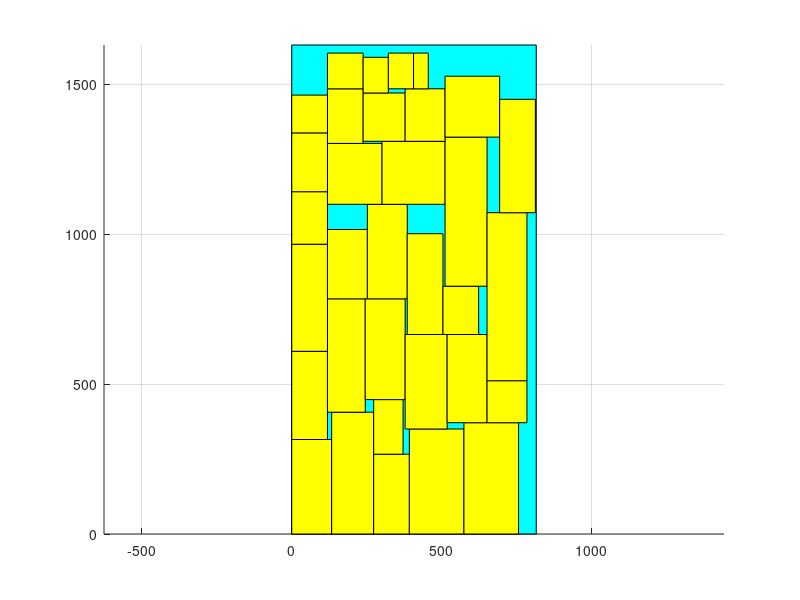

Write the MATLAB code that produced this figure.
axis equal;
hold on;
grid on;
block_x=[0 0 815 815 0];
block_y=[0 1630 1630 0 0];
fill(block_x, block_y, 'c');
block_x=[0 0 133 133 0];
block_y=[0 315 315 0 0];
fill(block_x, block_y, 'y');
block_x=[133 133 273 273 133];
block_y=[0 406 406 0 0];
fill(block_x, block_y, 'y');
block_x=[0 0 119 119 0];
block_y=[315 609 609 315 315];
fill(block_x, block_y, 'y');
block_x=[273 273 392 392 273];
block_y=[0 266 266 0 0];
fill(block_x, block_y, 'y');
block_x=[119 119 245 245 119];
block_y=[406 784 784 406 406];
fill(block_x, block_y, 'y');
block_x=[0 0 119 119 0];
block_y=[609 966 966 609 609];
fill(block_x, block_y, 'y');
block_x=[392 392 574 574 392];
block_y=[0 350 350 0 0];
fill(block_x, block_y, 'y');
block_x=[273 273 371 371 273];
block_y=[266 448 448 266 266];
fill(block_x, block_y, 'y');
block_x=[245 245 378 378 245];
block_y=[448 784 784 448 448];
fill(block_x, block_y, 'y');
block_x=[119 119 252 252 119];
block_y=[784 1015 1015 784 784];
fill(block_x, block_y, 'y');
block_x=[0 0 119 119 0];
block_y=[966 1141 1141 966 966];
fill(block_x, block_y, 'y');
block_x=[574 574 756 756 574];
block_y=[0 371 371 0 0];
fill(block_x, block_y, 'y');
block_x=[378 378 518 518 378];
block_y=[350 665 665 350 350];
fill(block_x, block_y, 'y');
block_x=[252 252 385 385 252];
block_y=[784 1099 1099 784 784];
fill(block_x, block_y, 'y');
block_x=[119 119 301 301 119];
block_y=[1099 1302 1302 1099 1099];
fill(block_x, block_y, 'y');
block_x=[0 0 119 119 0];
block_y=[1141 1337 1337 1141 1141];
fill(block_x, block_y, 'y');
block_x=[518 518 651 651 518];
block_y=[371 665 665 371 371];
fill(block_x, block_y, 'y');
block_x=[385 385 504 504 385];
block_y=[665 1001 1001 665 665];
fill(block_x, block_y, 'y');
block_x=[301 301 511 511 301];
block_y=[1099 1309 1309 1099 1099];
fill(block_x, block_y, 'y');
block_x=[119 119 238 238 119];
block_y=[1302 1484 1484 1302 1302];
fill(block_x, block_y, 'y');
block_x=[0 0 119 119 0];
block_y=[1337 1463 1463 1337 1337];
fill(block_x, block_y, 'y');
block_x=[651 651 784 784 651];
block_y=[371 511 511 371 371];
fill(block_x, block_y, 'y');
block_x=[504 504 623 623 504];
block_y=[665 826 826 665 665];
fill(block_x, block_y, 'y');
block_x=[511 511 651 651 511];
block_y=[826 1323 1323 826 826];
fill(block_x, block_y, 'y');
block_x=[238 238 378 378 238];
block_y=[1309 1470 1470 1309 1309];
fill(block_x, block_y, 'y');
block_x=[119 119 238 238 119];
block_y=[1484 1603 1603 1484 1484];
fill(block_x, block_y, 'y');
block_x=[651 651 784 784 651];
block_y=[511 1071 1071 511 511];
fill(block_x, block_y, 'y');
block_x=[378 378 511 511 378];
block_y=[1309 1484 1484 1309 1309];
fill(block_x, block_y, 'y');
block_x=[238 238 322 322 238];
block_y=[1470 1589 1589 1470 1470];
fill(block_x, block_y, 'y');
block_x=[511 511 693 693 511];
block_y=[1323 1526 1526 1323 1323];
fill(block_x, block_y, 'y');
block_x=[322 322 406 406 322];
block_y=[1484 1603 1603 1484 1484];
fill(block_x, block_y, 'y');
block_x=[693 693 812 812 693];
block_y=[1071 1449 1449 1071 1071];
fill(block_x, block_y, 'y');
block_x=[406 406 455 455 406];
block_y=[1484 1603 1603 1484 1484];
fill(block_x, block_y, 'y');
